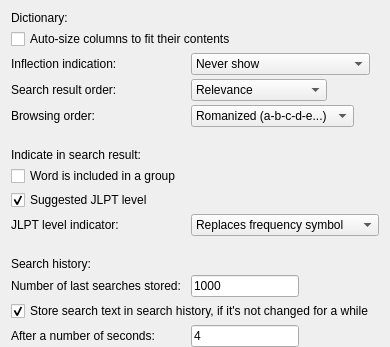
            <widget class="QWidget" name="dictionaryPage">
             <property name="sizePolicy">
              <sizepolicy hsizetype="Expanding" vsizetype="Expanding">
               <horstretch>0</horstretch>
               <verstretch>0</verstretch>
              </sizepolicy>
             </property>
             <layout class="QFormLayout" name="formLayout_2">
              <property name="horizontalSpacing">
               <number>10</number>
              </property>
              <property name="verticalSpacing">
               <number>4</number>
              </property>
              <property name="bottomMargin">
               <number>0</number>
              </property>
              <item row="0" column="0" colspan="2">
               <widget class="QLabel" name="label_103">
                <property name="text">
                 <string>Dictionary:</string>
                </property>
               </widget>
              </item>
              <item row="1" column="0" colspan="2">
               <widget class="QCheckBox" name="autoSizeBox">
                <property name="sizePolicy">
                 <sizepolicy hsizetype="Fixed" vsizetype="Fixed">
                  <horstretch>0</horstretch>
                  <verstretch>0</verstretch>
                 </sizepolicy>
                </property>
                <property name="toolTip">
                 <string>Make sure the words' written form and reading are always readable in a dictionary search</string>
                </property>
                <property name="text">
                 <string>Auto-size columns to fit their contents</string>
                </property>
               </widget>
              </item>
              <item row="2" column="0">
               <widget class="QLabel" name="label_5">
                <property name="sizePolicy">
                 <sizepolicy hsizetype="Fixed" vsizetype="Preferred">
                  <horstretch>0</horstretch>
                  <verstretch>0</verstretch>
                 </sizepolicy>
                </property>
                <property name="text">
                 <string>Inflection indication:</string>
                </property>
               </widget>
              </item>
              <item row="2" column="1">
               <widget class="QComboBox" name="inflectionCBox">
                <property name="sizePolicy">
                 <sizepolicy hsizetype="Fixed" vsizetype="Fixed">
                  <horstretch>0</horstretch>
                  <verstretch>0</verstretch>
                 </sizepolicy>
                </property>
                <property name="toolTip">
                 <string>When to show the type of inflection in dictionary searches for inflected words</string>
                </property>
                <item>
                 <property name="text">
                  <string>Never show</string>
                 </property>
                </item>
                <item>
                 <property name="text">
                  <string>Current row only</string>
                 </property>
                </item>
                <item>
                 <property name="text">
                  <string>Show in every inflected row</string>
                 </property>
                </item>
               </widget>
              </item>
              <item row="3" column="0">
               <widget class="QLabel" name="label_126">
                <property name="text">
                 <string>Search result order:</string>
                </property>
               </widget>
              </item>
              <item row="3" column="1">
               <widget class="QComboBox" name="resultOrderCBox">
                <property name="sizePolicy">
                 <sizepolicy hsizetype="Fixed" vsizetype="Fixed">
                  <horstretch>0</horstretch>
                  <verstretch>0</verstretch>
                 </sizepolicy>
                </property>
                <property name="toolTip">
                 <string>Display order of words in a dictionary search</string>
                </property>
                <item>
                 <property name="text">
                  <string>Relevance</string>
                 </property>
                </item>
                <item>
                 <property name="text">
                  <string>Usage frequency</string>
                 </property>
                </item>
                <item>
                 <property name="text">
                  <string>JLPT level - N1 first</string>
                 </property>
                </item>
                <item>
                 <property name="text">
                  <string>JLPT level - N5 first</string>
                 </property>
                </item>
               </widget>
              </item>
              <item row="4" column="0">
               <widget class="QLabel" name="label_8">
                <property name="sizePolicy">
                 <sizepolicy hsizetype="Fixed" vsizetype="Preferred">
                  <horstretch>0</horstretch>
                  <verstretch>0</verstretch>
                 </sizepolicy>
                </property>
                <property name="text">
                 <string>Browsing order:</string>
                </property>
               </widget>
              </item>
              <item row="4" column="1">
               <widget class="QComboBox" name="browseOrderCBox">
                <property name="sizePolicy">
                 <sizepolicy hsizetype="Fixed" vsizetype="Fixed">
                  <horstretch>0</horstretch>
                  <verstretch>0</verstretch>
                 </sizepolicy>
                </property>
                <property name="toolTip">
                 <string>Which order to display words in dictionary browse mode</string>
                </property>
                <item>
                 <property name="text">
                  <string>Romanized (a-b-c-d-e...)</string>
                 </property>
                </item>
                <item>
                 <property name="text">
                  <string>Japanese (a-i-u-e-o...)</string>
                 </property>
                </item>
               </widget>
              </item>
              <item row="5" column="1">
               <spacer name="verticalSpacer_35">
                <property name="orientation">
                 <enum>Qt::Vertical</enum>
                </property>
                <property name="sizeType">
                 <enum>QSizePolicy::Fixed</enum>
                </property>
                <property name="sizeHint" stdset="0">
                 <size>
                  <width>20</width>
                  <height>13</height>
                 </size>
                </property>
               </spacer>
              </item>
              <item row="6" column="0" colspan="2">
               <widget class="QLabel" name="label_10">
                <property name="text">
                 <string>Indicate in search result:</string>
                </property>
               </widget>
              </item>
              <item row="7" column="0" colspan="2">
               <widget class="QCheckBox" name="wordGroupBox">
                <property name="sizePolicy">
                 <sizepolicy hsizetype="Fixed" vsizetype="Fixed">
                  <horstretch>0</horstretch>
                  <verstretch>0</verstretch>
                 </sizepolicy>
                </property>
                <property name="toolTip">
                 <string>Indicate in dictionary search results if a word was added to a word group</string>
                </property>
                <property name="text">
                 <string>Word is included in a group</string>
                </property>
               </widget>
              </item>
              <item row="9" column="0">
               <widget class="QLabel" name="jlptPosLabel">
                <property name="sizePolicy">
                 <sizepolicy hsizetype="Fixed" vsizetype="Preferred">
                  <horstretch>0</horstretch>
                  <verstretch>0</verstretch>
                 </sizepolicy>
                </property>
                <property name="text">
                 <string>JLPT level indicator:</string>
                </property>
               </widget>
              </item>
              <item row="9" column="1">
               <widget class="QComboBox" name="jlptPosCBox">
                <property name="sizePolicy">
                 <sizepolicy hsizetype="Fixed" vsizetype="Fixed">
                  <horstretch>0</horstretch>
                  <verstretch>0</verstretch>
                 </sizepolicy>
                </property>
                <property name="toolTip">
                 <string>Position of JLPT N level indicator</string>
                </property>
                <item>
                 <property name="text">
                  <string>Replaces frequency symbol</string>
                 </property>
                </item>
                <item>
                 <property name="text">
                  <string>Shown before word definition</string>
                 </property>
                </item>
                <item>
                 <property name="text">
                  <string>Both</string>
                 </property>
                </item>
               </widget>
              </item>
              <item row="10" column="1">
               <spacer name="verticalSpacer_6">
                <property name="orientation">
                 <enum>Qt::Vertical</enum>
                </property>
                <property name="sizeType">
                 <enum>QSizePolicy::Fixed</enum>
                </property>
                <property name="sizeHint" stdset="0">
                 <size>
                  <width>20</width>
                  <height>13</height>
                 </size>
                </property>
               </spacer>
              </item>
              <item row="11" column="0" colspan="2">
               <widget class="QLabel" name="label_16">
                <property name="text">
                 <string>Search history:</string>
                </property>
               </widget>
              </item>
              <item row="12" column="0">
               <widget class="QLabel" name="label_17">
                <property name="text">
                 <string>Number of last searches stored:</string>
                </property>
               </widget>
              </item>
              <item row="12" column="1">
               <widget class="ZLineEdit" name="historyLimitEdit">
                <property name="sizePolicy">
                 <sizepolicy hsizetype="Fixed" vsizetype="Fixed">
                  <horstretch>0</horstretch>
                  <verstretch>0</verstretch>
                 </sizepolicy>
                </property>
                <property name="text">
                 <string notr="true">1000</string>
                </property>
                <property name="maxLength">
                 <number>4</number>
                </property>
               </widget>
              </item>
              <item row="13" column="0" colspan="2">
               <widget class="QCheckBox" name="historyTimerBox">
                <property name="sizePolicy">
                 <sizepolicy hsizetype="Fixed" vsizetype="Fixed">
                  <horstretch>0</horstretch>
                  <verstretch>0</verstretch>
                 </sizepolicy>
                </property>
                <property name="text">
                 <string>Store search text in search history, if it's not changed for a while</string>
                </property>
                <property name="checked">
                 <bool>true</bool>
                </property>
               </widget>
              </item>
              <item row="14" column="0">
               <widget class="QLabel" name="label_18">
                <property name="text">
                 <string>After a number of seconds:</string>
                </property>
               </widget>
              </item>
              <item row="14" column="1">
               <widget class="ZLineEdit" name="historyTimeoutEdit">
                <property name="sizePolicy">
                 <sizepolicy hsizetype="Fixed" vsizetype="Fixed">
                  <horstretch>0</horstretch>
                  <verstretch>0</verstretch>
                 </sizepolicy>
                </property>
                <property name="text">
                 <string notr="true">4</string>
                </property>
                <property name="maxLength">
                 <number>4</number>
                </property>
               </widget>
              </item>
              <item row="8" column="0" colspan="2">
               <widget class="QCheckBox" name="jlptBox">
                <property name="sizePolicy">
                 <sizepolicy hsizetype="Fixed" vsizetype="Fixed">
                  <horstretch>0</horstretch>
                  <verstretch>0</verstretch>
                 </sizepolicy>
                </property>
                <property name="toolTip">
                 <string>Show or hide suggested JLPT N level of words in search results and other word lists</string>
                </property>
                <property name="text">
                 <string>Suggested JLPT level</string>
                </property>
                <property name="checked">
                 <bool>true</bool>
                </property>
               </widget>
              </item>
             </layout>
            </widget>
